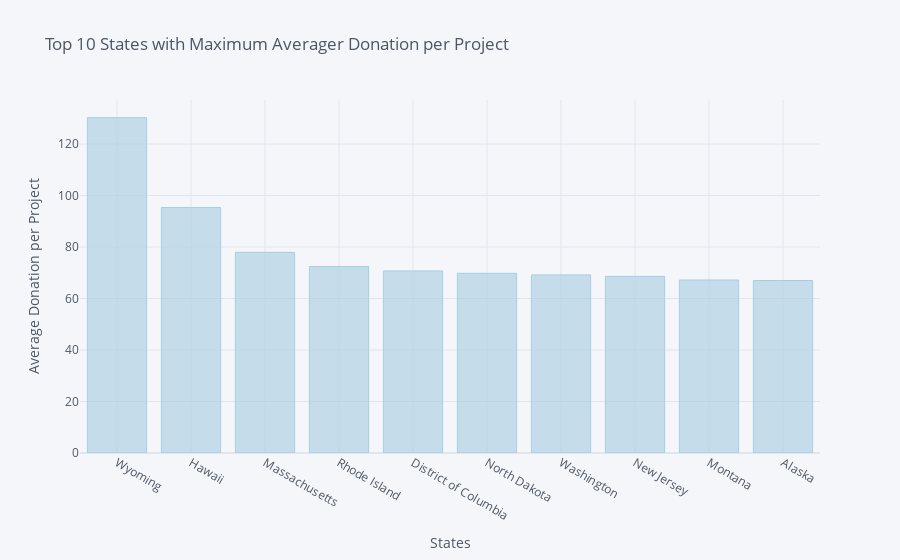

Notebook code cell kept with this figure:
### Code cell
s2.iplot(kind = 'bar', xTitle = 'States', yTitle = 'Average Donation per Project', title = 'Top 10 States with Maximum Averager Donation per Project',colorscale = 'paired')

### Figure 1 — Plotly figure (JSON) as saved in the notebook; plotly's stock layout.template omitted (floating-point values rounded to 4 significant figures)
{"data": [{"marker": {"color": "rgba(166, 206, 227, 0.6)", "line": {"color": "rgba(166, 206, 227, 1.0)", "width": 1}}, "name": "Donation Amount", "orientation": "v", "text": "", "type": "bar", "x": ["Wyoming", "Hawaii", "Massachusetts", "Rhode Island", "District of Columbia", "North Dakota", "Washington", "New Jersey", "Montana", "Alaska"], "y": [130.2, 95.36, 77.93, 72.43, 70.69, 69.78, 69.16, 68.59, 67.19, 66.99]}], "layout": {"legend": {"bgcolor": "#F5F6F9", "font": {"color": "#4D5663"}}, "paper_bgcolor": "#F5F6F9", "plot_bgcolor": "#F5F6F9", "title": {"font": {"color": "#4D5663"}, "text": "Top 10 States with Maximum Averager Donation per Project"}, "xaxis": {"gridcolor": "#E1E5ED", "showgrid": true, "tickfont": {"color": "#4D5663"}, "title": {"font": {"color": "#4D5663"}, "text": "States"}, "zerolinecolor": "#E1E5ED"}, "yaxis": {"gridcolor": "#E1E5ED", "showgrid": true, "tickfont": {"color": "#4D5663"}, "title": {"font": {"color": "#4D5663"}, "text": "Average Donation per Project"}, "zerolinecolor": "#E1E5ED"}}}
